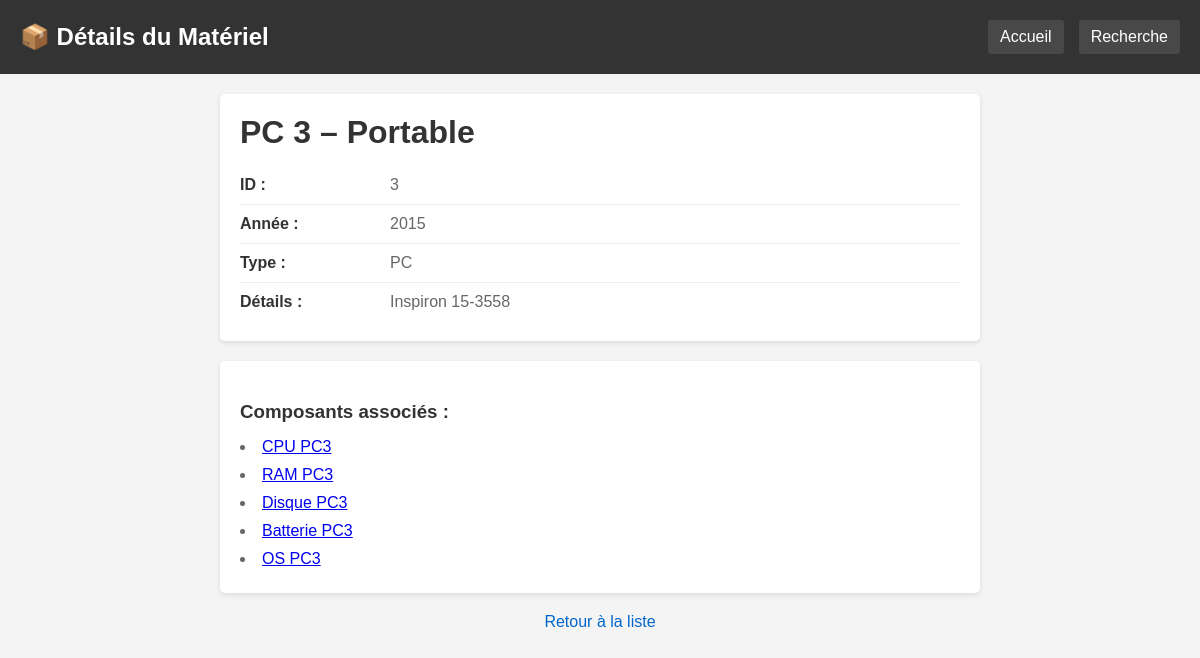
The app's page /details.php?id=3 with its own data.
### tables this page shows
CREATE TABLE MATERIEL (
    idMateriel INT PRIMARY KEY,
    nom VARCHAR(100) NOT NULL,
    annee INT,
    details VARCHAR(255),
    idType INT NOT NULL,
    idParent INT,
    FOREIGN KEY (idType) REFERENCES TYPEE(idType),
    FOREIGN KEY (idParent) REFERENCES MATERIEL(idMateriel)
);

CREATE TABLE TYPEE (
    idType INT PRIMARY KEY AUTO_INCREMENT,
    libelle VARCHAR(50) NOT NULL
);

### Public/details.php (the view, shortened to what this page needs)
<?php
try {
    $pdo = new PDO("mysql:host=$host;dbname=$dbname;charset=$charset", $user, $password);
} catch (PDOException $e) {
    die("Erreur : " . $e->getMessage());
}
if (isset($_GET['id'])) {
    $id = $_GET['id'];
    $sql = "
        SELECT
            m.*,
            t.libelle
        FROM MATERIEL m
        JOIN TYPEE t ON m.idType = t.idType
        WHERE m.idMateriel = :id
    ";
    $stmt = $pdo->prepare($sql);
    $stmt->execute(['id' => $id]);
    $materiel = $stmt->fetch();
    if ($materiel) {
?>
<!DOCTYPE html>
<html lang='fr'>
<head>
</head>
<body>
<div class="header">
    <h1>📦 Détails du Matériel</h1>
    <div class="header-links">
        <a href="index.php">Accueil</a>
        <a href="recherche.php">Recherche</a>
    </div>
</div>
<div class="container">
    <div class="details-box">
        <h1><?php print($materiel['nom']); ?></h1>
        <div class="detail-row">
            <div class="detail-label">ID :</div>
            <div class="detail-value"><?php print($materiel['idMateriel']); ?></div>
        </div>
        <div class="detail-row">
            <div class="detail-label">Année :</div>
            <div class="detail-value"><?php print(isset($materiel['annee']) ? $materiel['annee'] : "Non renseignée"); ?></div>
        </div>
        <div class="detail-row">
            <div class="detail-label">Type :</div>
            <div class="detail-value"><?php print($materiel['libelle']); ?></div>
        </div>
        <div class="detail-row">
            <div class="detail-label">Détails :</div>
            <div class="detail-value"><?php print(isset($materiel['details']) && $materiel['details'] !== "" ? $materiel['details'] : "Aucun détail"); ?></div>
        </div>
    </div>
    <div class="details-box">
        <?php
        $sqlEnfants = "
            SELECT
                idMateriel,
                nom
            FROM MATERIEL
            WHERE idParent = :id
        ";
        $stmtEnfants = $pdo->prepare($sqlEnfants);
        $stmtEnfants->execute(['id' => $id]);
        $composants = [];
        foreach ($stmtEnfants as $comp) {
            $composants[] = $comp;
        }
        print("<h3>Composants associés :</h3>");
        if (count($composants) > 0) {
            print("<ul>");
            foreach ($composants as $comp) {
                print("<li><a href='details.php?id=" . $comp['idMateriel'] . "'>" . $comp['nom'] . "</a></li>");
            }
            print("</ul>");
        } else {
            print("<p class='no-data'>Aucun composant pour cet équipement.</p>");
        }
        ?>
    </div>
    <div class="back-link">
        <a href="index.php">Retour à la liste</a>
    </div>
</div>
</body>
</html>
<?php
    } else {
        print("Matériel non trouvé.");
    }
} else {
    print("Aucun matériel sélectionné.");
}
?>

### Public/details.php (style rules this page uses)
* { margin: 0; padding: 0; box-sizing: border-box; }
body { font-family: Arial, serif; background: #f4f4f4; padding: 0; }
.header { background: #333; color: white; padding: 20px; display: flex; justify-content: space-between; align-items: center; }
.header h1 { font-size: 24px; }
.header-links { display: flex; gap: 15px; }
.header-links a { color: white; text-decoration: none; padding: 8px 12px; background: rgba(255,255,255,0.1); border-radius: 3px; }
.container { max-width: 800px; margin: 0 auto; padding: 20px; }
.details-box { background: white; padding: 20px; border-radius: 5px; box-shadow: 0 2px 5px rgba(0,0,0,0.1); margin-bottom: 20px; }
.details-box h1 { color: #333; margin-bottom: 15px; }
.detail-row { display: flex; padding: 10px 0; border-bottom: 1px solid #eee; }
.detail-row:last-child { border-bottom: none; }
.detail-label { font-weight: bold; color: #333; min-width: 150px; }
.detail-value { color: #666; }
h3 { color: #333; margin-top: 20px; margin-bottom: 10px; }
ul { list-style-position: inside; color: #666; }
ul li { padding: 5px 0; }
.back-link { text-align: center; margin-top: 20px; }
.back-link a { color: #0066cc; text-decoration: none; }

### records on screen
materiel: nom "PC 3 – Portable", idMateriel "3", annee "2015", idType.libelle "PC", details "Inspiron 15-3558"
materiel: nom "CPU PC3"
materiel: nom "RAM PC3"
materiel: nom "Disque PC3"
materiel: nom "Batterie PC3"
materiel: nom "OS PC3"
